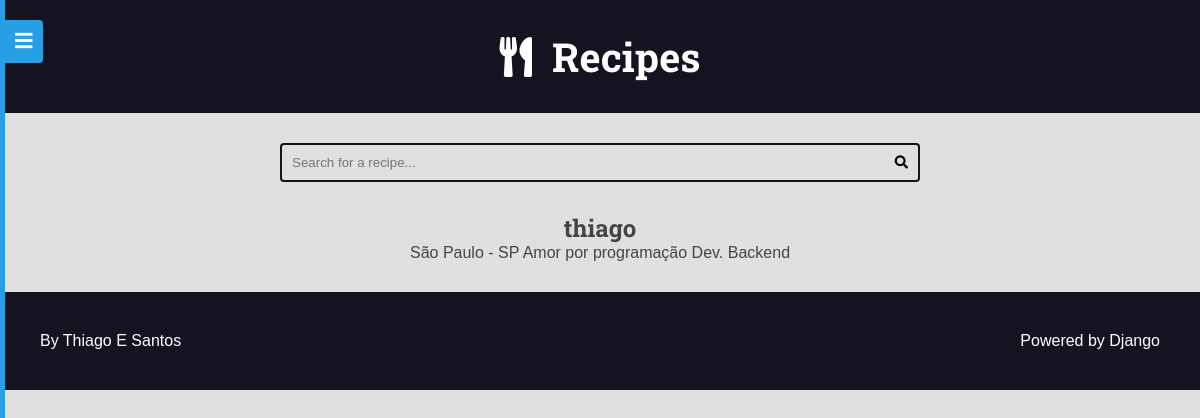
The page /authors/profile/2/ on the database its author committed.
### authors/models.py (models this page shows)
class Profile(models.Model):
    author = models.OneToOneField(User, on_delete=models.CASCADE)
    bio = models.TextField(default='', blank=True)

### authors/views/profile.py (the view)
class ProfileView(TemplateView):
    template_name = 'authors/pages/profile.html'
    def get(self, *args, **kwargs):
        context = self.get_context_data(**kwargs)
        profile_id = context.get('id')
        profile = get_object_or_404(Profile.objects.filter(pk=profile_id).select_related('author'), pk=profile_id)
        return self.render_to_response({
            **context,
            'profile': profile,
        })

### authors/templates/authors/pages/profile.html (shortened to what this page needs)
{% extends 'global/base.html' %}
{% block content %}
  <div class="main-content center container">
    <h2>{{ profile.author.username }}</h2>
    <p>{{ profile.bio }}</p>
  </div>
{% endblock content %}

### base_static/global/css/styles.css (style rules this page uses)
:root { --color-primary: #269fe6; --color-primary-hover: #2086c2; --color-primary-dark: #13141f; --color-primary-dark-hover: #212336; --color-primary-light: #d4ecfa; --color-primary-light-hover: #bdd8e7; --color-white: #fff; --color-black: #000; --color-dark-text: #444; --color-info-light: #cce5ff; --color-debug-light: #cce5ff; --color-success-light: #d4edda; --color-alert-light: #fff3cd; --color-warning-light: #fff3cd; --color-error-light: #f8d7da; --color-info-dark: #4d86c4; --color-debug-dark: #4d86c4; --color-success-dark: #4a9c5d; --color-alert-dark: #927f40; --color-warning-dark: #927f40; --color-error-dark: #da525d; --color-gray-0: #f9f9f9; --color-gray-1: #e0e0e0; --color-gray-2: #c7c7c7; --color-gray-3: #aeaeae; --color-gray-4: #959595; --color-gray-5: #7d7d7d; --color-gray-6: #646464; --color-gray-7: #4b4b4b; --color-gray-8: #323232; --color-gray-9: #191919; --font-primary: sans-serif; --font-headings: 'Roboto Slab', serif; --spacing-gutter-medium: 3rem; --spacing-gutter-large: 4rem; }
* { padding: 0; margin: 0; box-sizing: border-box; }
html { font-size: 62.5%; }
body { font-size: 1.6rem; font-family: var(--font-primary); background: var(--color-gray-1); color: var(--color-dark-text); }
h1, h2, h3, h4, h5, h6 { font-family: var(--font-headings); }
.container { max-width: 144rem; margin: 0 auto; padding: var(--spacing-gutter-medium); }
.main-content { padding-top: 0; }
.center { text-align: center; }

### rows shown on the page
Profile: author.username "thiago", bio "São Paulo - SP Amor por programação Dev. Backend"
